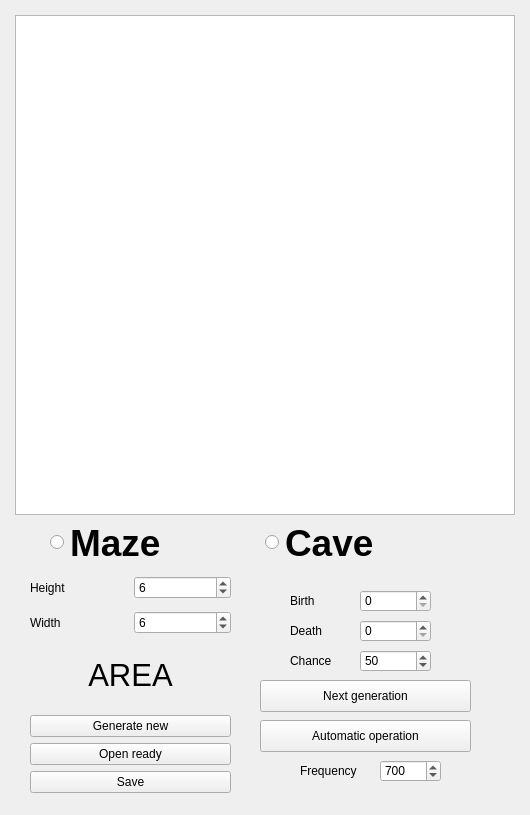
<?xml version="1.0" encoding="UTF-8"?>
<ui version="4.0">
 <class>Interface</class>
 <widget class="QMainWindow" name="Interface">
  <property name="geometry">
   <rect>
    <x>0</x>
    <y>0</y>
    <width>530</width>
    <height>815</height>
   </rect>
  </property>
  <property name="minimumSize">
   <size>
    <width>530</width>
    <height>815</height>
   </size>
  </property>
  <property name="maximumSize">
   <size>
    <width>530</width>
    <height>815</height>
   </size>
  </property>
  <property name="windowTitle">
   <string>Interface</string>
  </property>
  <widget class="QWidget" name="centralwidget">
   <widget class="QGraphicsView" name="viewWidget">
    <property name="geometry">
     <rect>
      <x>15</x>
      <y>15</y>
      <width>500</width>
      <height>500</height>
     </rect>
    </property>
   </widget>
   <widget class="QRadioButton" name="mazeRadioButton">
    <property name="geometry">
     <rect>
      <x>50</x>
      <y>520</y>
      <width>171</width>
      <height>45</height>
     </rect>
    </property>
    <property name="font">
     <font>
      <pointsize>28</pointsize>
      <weight>75</weight>
      <bold>true</bold>
     </font>
    </property>
    <property name="text">
     <string>Maze</string>
    </property>
   </widget>
   <widget class="QRadioButton" name="caveRadioButton">
    <property name="geometry">
     <rect>
      <x>265</x>
      <y>520</y>
      <width>161</width>
      <height>45</height>
     </rect>
    </property>
    <property name="font">
     <font>
      <pointsize>28</pointsize>
      <weight>75</weight>
      <bold>true</bold>
     </font>
    </property>
    <property name="text">
     <string>Cave</string>
    </property>
   </widget>
   <widget class="QStackedWidget" name="solutionStackedWidget">
    <property name="geometry">
     <rect>
      <x>230</x>
      <y>570</y>
      <width>291</width>
      <height>211</height>
     </rect>
    </property>
    <property name="currentIndex">
     <number>0</number>
    </property>
    <widget class="QWidget" name="cavePage">
     <widget class="QSpinBox" name="spinBoxCaveBirth">
      <property name="geometry">
       <rect>
        <x>130</x>
        <y>20</y>
        <width>71</width>
        <height>22</height>
       </rect>
      </property>
      <property name="maximum">
       <number>7</number>
      </property>
     </widget>
     <widget class="QLabel" name="labelCaveBirth">
      <property name="geometry">
       <rect>
        <x>60</x>
        <y>20</y>
        <width>58</width>
        <height>21</height>
       </rect>
      </property>
      <property name="text">
       <string>Birth</string>
      </property>
     </widget>
     <widget class="QSpinBox" name="spinBoxCaveDeath">
      <property name="geometry">
       <rect>
        <x>130</x>
        <y>50</y>
        <width>71</width>
        <height>22</height>
       </rect>
      </property>
      <property name="maximum">
       <number>7</number>
      </property>
     </widget>
     <widget class="QLabel" name="labelCaveDeath">
      <property name="geometry">
       <rect>
        <x>60</x>
        <y>50</y>
        <width>58</width>
        <height>21</height>
       </rect>
      </property>
      <property name="text">
       <string>Death</string>
      </property>
     </widget>
     <widget class="QPushButton" name="pushbattonCaveNextGen">
      <property name="geometry">
       <rect>
        <x>30</x>
        <y>110</y>
        <width>211</width>
        <height>32</height>
       </rect>
      </property>
      <property name="text">
       <string>Next generation</string>
      </property>
     </widget>
     <widget class="QPushButton" name="pushbattonCaveAutomatic">
      <property name="geometry">
       <rect>
        <x>30</x>
        <y>150</y>
        <width>211</width>
        <height>32</height>
       </rect>
      </property>
      <property name="text">
       <string>Automatic operation</string>
      </property>
     </widget>
     <widget class="QSpinBox" name="spinBoxCaveStep">
      <property name="geometry">
       <rect>
        <x>150</x>
        <y>190</y>
        <width>61</width>
        <height>22</height>
       </rect>
      </property>
      <property name="minimum">
       <number>100</number>
      </property>
      <property name="maximum">
       <number>1200</number>
      </property>
      <property name="singleStep">
       <number>100</number>
      </property>
      <property name="value">
       <number>700</number>
      </property>
     </widget>
     <widget class="QLabel" name="labelFrequency">
      <property name="geometry">
       <rect>
        <x>70</x>
        <y>190</y>
        <width>71</width>
        <height>22</height>
       </rect>
      </property>
      <property name="text">
       <string>Frequency</string>
      </property>
     </widget>
     <widget class="QLabel" name="labelCaveChance">
      <property name="geometry">
       <rect>
        <x>60</x>
        <y>80</y>
        <width>58</width>
        <height>21</height>
       </rect>
      </property>
      <property name="text">
       <string>Chance</string>
      </property>
     </widget>
     <widget class="QSpinBox" name="spinBoxCaveChance">
      <property name="geometry">
       <rect>
        <x>130</x>
        <y>80</y>
        <width>71</width>
        <height>22</height>
       </rect>
      </property>
      <property name="maximum">
       <number>100</number>
      </property>
      <property name="value">
       <number>50</number>
      </property>
     </widget>
    </widget>
    <widget class="QWidget" name="mazePage">
     <widget class="QPushButton" name="MazePushButtonViewSolution">
      <property name="geometry">
       <rect>
        <x>70</x>
        <y>20</y>
        <width>131</width>
        <height>51</height>
       </rect>
      </property>
      <property name="text">
       <string>View solution</string>
      </property>
     </widget>
     <widget class="QSpinBox" name="MazeSpinBoxX1">
      <property name="geometry">
       <rect>
        <x>66</x>
        <y>117</y>
        <width>51</width>
        <height>21</height>
       </rect>
      </property>
      <property name="minimum">
       <number>1</number>
      </property>
      <property name="maximum">
       <number>6</number>
      </property>
      <property name="value">
       <number>1</number>
      </property>
     </widget>
     <widget class="QLabel" name="MazeLabelY2">
      <property name="geometry">
       <rect>
        <x>156</x>
        <y>148</y>
        <width>16</width>
        <height>21</height>
       </rect>
      </property>
      <property name="text">
       <string>Y:</string>
      </property>
     </widget>
     <widget class="QSpinBox" name="MazeSpinBoxY1">
      <property name="geometry">
       <rect>
        <x>66</x>
        <y>148</y>
        <width>51</width>
        <height>21</height>
       </rect>
      </property>
      <property name="minimum">
       <number>1</number>
      </property>
      <property name="maximum">
       <number>6</number>
      </property>
      <property name="value">
       <number>1</number>
      </property>
     </widget>
     <widget class="QSpinBox" name="MazeSpinBoxX2">
      <property name="geometry">
       <rect>
        <x>177</x>
        <y>117</y>
        <width>51</width>
        <height>21</height>
       </rect>
      </property>
      <property name="minimum">
       <number>1</number>
      </property>
      <property name="maximum">
       <number>6</number>
      </property>
      <property name="value">
       <number>1</number>
      </property>
     </widget>
     <widget class="QLabel" name="MazeLabelFrom">
      <property name="geometry">
       <rect>
        <x>64</x>
        <y>80</y>
        <width>31</width>
        <height>16</height>
       </rect>
      </property>
      <property name="text">
       <string>From</string>
      </property>
      <property name="alignment">
       <set>Qt::AlignCenter</set>
      </property>
     </widget>
     <widget class="QSpinBox" name="MazeSpinBoxY2">
      <property name="geometry">
       <rect>
        <x>177</x>
        <y>148</y>
        <width>51</width>
        <height>21</height>
       </rect>
      </property>
      <property name="minimum">
       <number>1</number>
      </property>
      <property name="maximum">
       <number>6</number>
      </property>
      <property name="value">
       <number>1</number>
      </property>
     </widget>
     <widget class="QLabel" name="MazeLabelX2">
      <property name="geometry">
       <rect>
        <x>156</x>
        <y>117</y>
        <width>16</width>
        <height>21</height>
       </rect>
      </property>
      <property name="text">
       <string>X:</string>
      </property>
     </widget>
     <widget class="QLabel" name="MazeLabelTo">
      <property name="geometry">
       <rect>
        <x>180</x>
        <y>80</y>
        <width>16</width>
        <height>16</height>
       </rect>
      </property>
      <property name="text">
       <string>To</string>
      </property>
      <property name="alignment">
       <set>Qt::AlignCenter</set>
      </property>
     </widget>
     <widget class="QLabel" name="MazeLabelY1">
      <property name="geometry">
       <rect>
        <x>44</x>
        <y>148</y>
        <width>16</width>
        <height>21</height>
       </rect>
      </property>
      <property name="text">
       <string>Y:</string>
      </property>
     </widget>
     <widget class="QLabel" name="MazeLabelX1">
      <property name="geometry">
       <rect>
        <x>44</x>
        <y>117</y>
        <width>16</width>
        <height>21</height>
       </rect>
      </property>
      <property name="text">
       <string>X:</string>
      </property>
     </widget>
     <widget class="QPushButton" name="MazePushButtonClear">
      <property name="geometry">
       <rect>
        <x>70</x>
        <y>180</y>
        <width>161</width>
        <height>32</height>
       </rect>
      </property>
      <property name="text">
       <string>Clear solution</string>
      </property>
     </widget>
    </widget>
   </widget>
   <widget class="QWidget" name="layoutWidget">
    <property name="geometry">
     <rect>
      <x>30</x>
      <y>570</y>
      <width>201</width>
      <height>71</height>
     </rect>
    </property>
    <layout class="QGridLayout" name="settings">
     <item row="0" column="1">
      <widget class="QSpinBox" name="heightSpinbox">
       <property name="minimum">
        <number>1</number>
       </property>
       <property name="maximum">
        <number>50</number>
       </property>
       <property name="value">
        <number>6</number>
       </property>
      </widget>
     </item>
     <item row="1" column="0">
      <widget class="QLabel" name="labelWidth">
       <property name="text">
        <string>Width</string>
       </property>
      </widget>
     </item>
     <item row="0" column="0">
      <widget class="QLabel" name="labelHeight">
       <property name="text">
        <string>Height</string>
       </property>
      </widget>
     </item>
     <item row="1" column="1">
      <widget class="QSpinBox" name="widthSpinbox">
       <property name="minimum">
        <number>1</number>
       </property>
       <property name="maximum">
        <number>50</number>
       </property>
       <property name="value">
        <number>6</number>
       </property>
      </widget>
     </item>
    </layout>
   </widget>
   <widget class="QWidget" name="layoutWidget">
    <property name="geometry">
     <rect>
      <x>30</x>
      <y>640</y>
      <width>201</width>
      <height>153</height>
     </rect>
    </property>
    <layout class="QGridLayout" name="area">
     <item row="2" column="0">
      <widget class="QPushButton" name="pushButtonOpen">
       <property name="text">
        <string>Open ready</string>
       </property>
      </widget>
     </item>
     <item row="3" column="0">
      <widget class="QPushButton" name="pushButtonSave">
       <property name="text">
        <string>Save</string>
       </property>
      </widget>
     </item>
     <item row="1" column="0">
      <widget class="QPushButton" name="pushButtonGenerate">
       <property name="text">
        <string>Generate new</string>
       </property>
      </widget>
     </item>
     <item row="0" column="0">
      <widget class="QLabel" name="labelArea">
       <property name="font">
        <font>
         <pointsize>23</pointsize>
        </font>
       </property>
       <property name="text">
        <string>AREA</string>
       </property>
       <property name="alignment">
        <set>Qt::AlignCenter</set>
       </property>
      </widget>
     </item>
    </layout>
   </widget>
   <widget class="QLabel" name="labelFileCondition">
    <property name="geometry">
     <rect>
      <x>30</x>
      <y>790</y>
      <width>201</width>
      <height>21</height>
     </rect>
    </property>
    <property name="font">
     <font>
      <pointsize>9</pointsize>
     </font>
    </property>
    <property name="text">
     <string/>
    </property>
    <property name="alignment">
     <set>Qt::AlignCenter</set>
    </property>
   </widget>
  </widget>
 </widget>
 <resources/>
 <connections/>
</ui>
